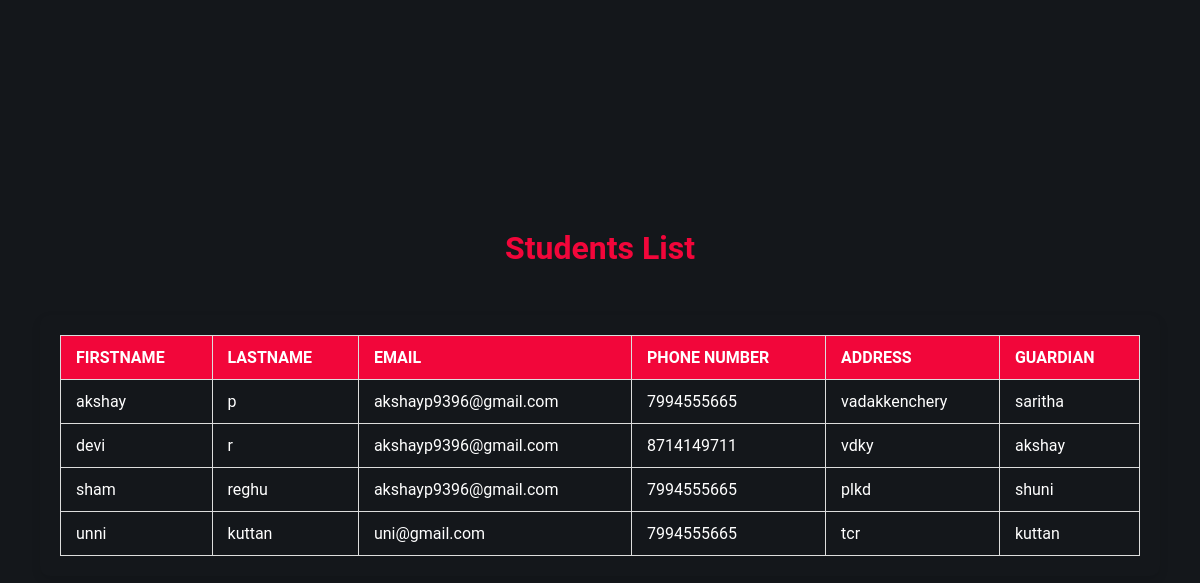
Page /viewstd on the committed database.
### tables this page shows
CREATE TABLE Student (
    studid INTEGER PRIMARY KEY AUTOINCREMENT,
    logid INTEGER,
    firstname TEXT,
    lastname TEXT,
    email TEXT,
    address TEXT,
    phone_number BIGINT,
    guardian TEXT,
    FOREIGN KEY (logid) REFERENCES Login(loginid)
);

### main.py (the view)
@app.route('/viewstd')
def viewstd():
    con=sqlite3.connect("studentmanagement.db")
    con.row_factory=sqlite3.Row
    cursor1=con.cursor()
    cursor1.execute("select * from Student")
    data=cursor1.fetchall()
    return render_template("viewstd.html",view=data)

### templates/viewstd.html (shortened to what this page needs)
<!DOCTYPE html>
<html lang="en">
<head>
</head>
<body>
    <h1>Students List</h1>
    <div class="table-container">
        <table >
            <thead>
                <tr>
                    <th>Firstname</th>
                    <th>Lastname</th>
                    <th>Email</th>
                    <th>Phone Number</th>
                    <th>Address</th>
                    <th>Guardian</th>
                </tr>
            </thead>
            <tbody>
                {% for i in view %}
                <tr>
                    <td>{{i.firstname}}</td>
                    <td>{{i.lastname}}</td>
                    <td>{{i.email}}</td>
                    <td>{{i.phone_number}}</td>
                    <td>{{i.address}}</td>
                    <td>{{i.guardian}}</td>
                </tr>
                {% endfor %}
            </tbody>
        </table>
    </div>
</body>
</html>

### templates/viewstd.html (style rules this page uses)
:root { --accent-color: #f2063a; --background-color: #ffffff; --gray-light: #f9c8c9; --gray: #8f8f8f; }
html, body { height: 100%; margin: 0; font-family: 'Roboto', Helvetica, Arial, sans-serif; background-color: #000000; }
body { display: flex; align-items: center; justify-content: center; flex-direction: column; position: relative; background: #14171B; }
h1 { text-align:center ; margin-bottom: 1em; font-size: 2em; color: var(--accent-color); }
.table-container { width: 90%; max-width: 1200px; background: var(--secondary-color); padding: 20px; margin: 1em auto; border-radius: 10px; box-shadow: 0 4px 10px rgba(0, 0, 0, 0.1); }
table { width: 100%; border-collapse: collapse; margin: 0 auto; text-align: left; }
th, td { padding: 12px 15px; border: 1px solid #ddd; }
th { background: #f2063a; color: white; font-weight: bold; text-transform: uppercase; }
td { color: #ffffff; }

### rows in the picture
Student: firstname "akshay", lastname "p", email "akshayp9396@gmail.com", phone_number "7994555665", address "vadakkenchery", guardian "saritha"
Student: firstname "devi", lastname "r", email "akshayp9396@gmail.com", phone_number "8714149711", address "vdky", guardian "akshay"
Student: firstname "sham", lastname "reghu", email "akshayp9396@gmail.com", phone_number "7994555665", address "plkd", guardian "shuni"
Student: firstname "unni", lastname "kuttan", email "uni@gmail.com", phone_number "7994555665", address "tcr", guardian "kuttan"
